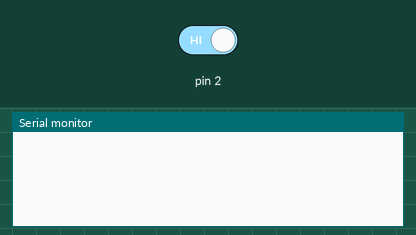
Recording of a sketch running on a simulated Arduino Uno, built with avr-gcc and run on an emulated ATmega328P. Shown: the last lines printed to the serial monitor. The test bench sets the inputs (shaded band); at power-on: pin 2 HIGH.

Above: at 1.2 s.
1.3 s: pin 2 driven LOW
At 2.0 s:
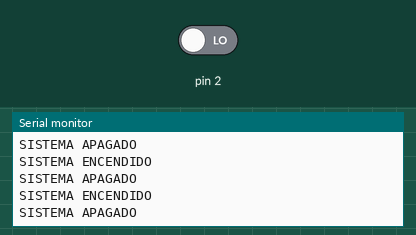
8.8 s: pin 2 driven HIGH
At 11.6 s:
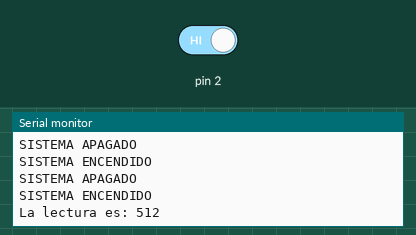
11.8 s: pin 2 driven LOW
At 12.7 s:
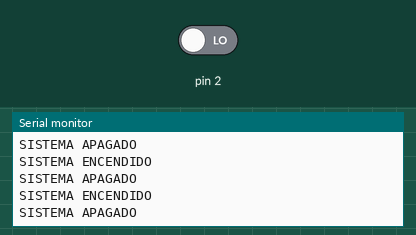

The sketch:

Vasquez_Juan_Deber8.ino
```cpp
/*UNIVERSIDAD TECNICA DEL NORTE
 * JUAN JOSE VASQUEZ
 * SISTEMAS EMBEBIDOS
 */
#include<avr/power.h>
#include<avr/sleep.h>
#include<avr/wdt.h>
#include<MsTimer2.h>

int puls = 0;
int t=0;
int cont = 0;

void setup() {
  Serial.begin(9600);
  MsTimer2::set(1000,reloj);
  attachInterrupt(0,encendido,LOW);
}

void loop() {
  delay(1000);
}


void encendido(){
  switch(puls){
    case 0:
      t= 60;
      Serial.println("SISTEMA ENCENDIDO");
      MsTimer2::start();
      puls++;
    break;

    case 1:
      Serial.println("SISTEMA APAGADO");
      t= 0;
      puls = 0;
      cont = 0;
      MsTimer2::stop();
      power_adc_disable();
    break;
  }
}


void reloj(){
  if(cont != 1){
    power_adc_disable();
  }
  else{
    power_adc_enable();
    delay(50);
    Serial.println(String("La lectura es: ")+String(analogRead(0)));
  }

  if(cont == 60){
    cont = 0;
  }

  cont++;
  power_adc_disable();
}
```

Measured:
- after the input at 1.3 s, the serial monitor: prints a new line at once (image 1)
- after the input at 8.8 s, the serial monitor: prints a new line after 2.0 s (image 2)
